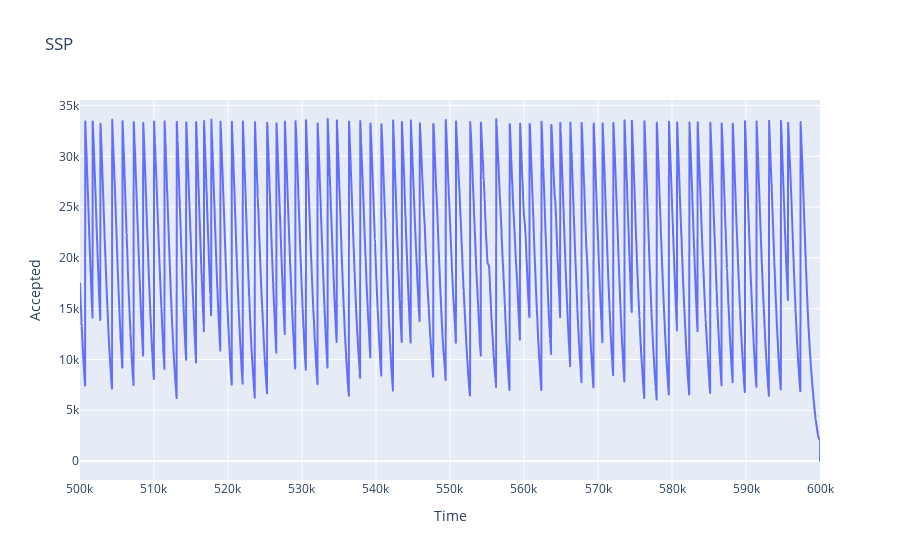
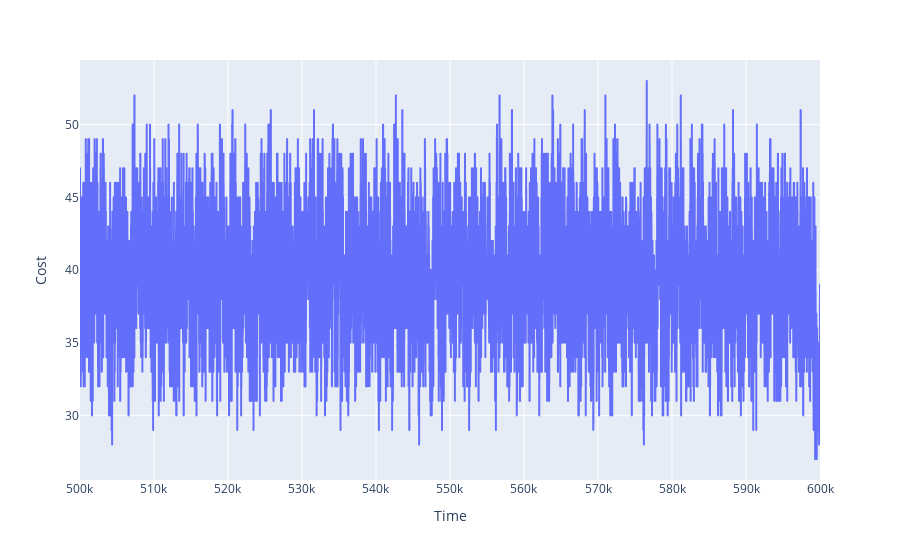
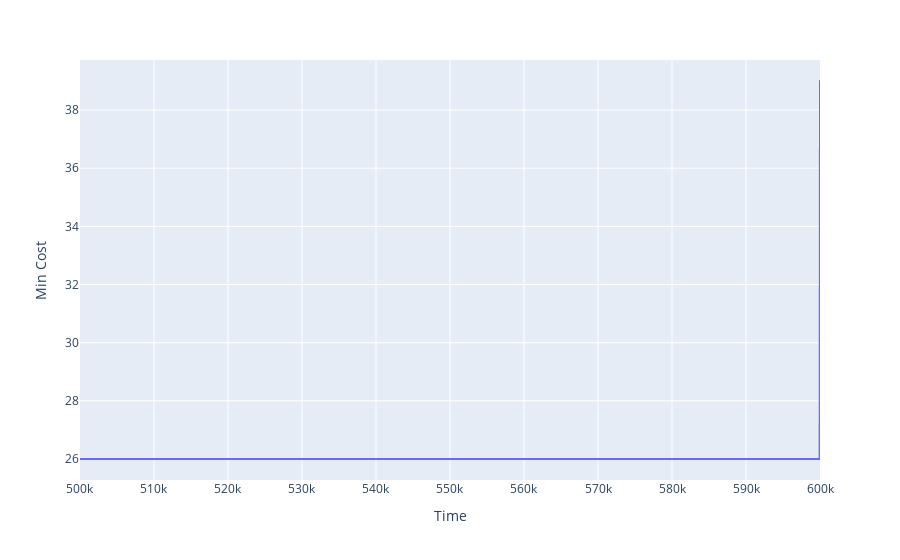
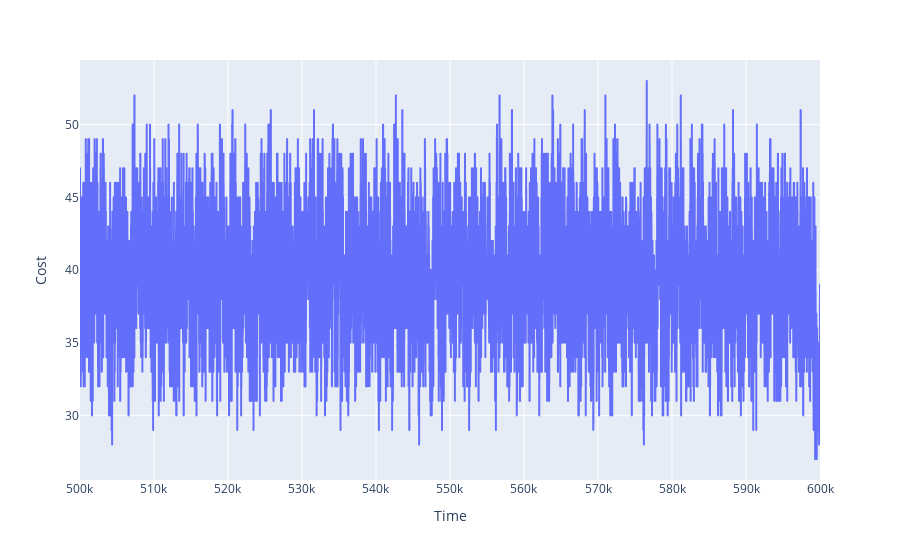

The notebook cell saved with these charts, in order:
### Code cell
import pandas as pd
import plotly.express as px

df = pd.read_csv('/Users/simonvermeir/Documents/industrial-engineering/SchoolCurrent/MasterProef/Master-Thesis-SSP/data/log.csv')

fig = px.line(df, x = 'Time', y = 'Accepted', title='SSP')
fig2 = px.line(df, x='Time', y='Cost')
fig3 = px.line(df, x='Time', y='Min Cost')

fig.show()
fig2.show()
fig3.show()
fig2.show()

### Figure 1 — Plotly figure (JSON) as saved in the notebook; plotly's stock layout.template omitted (floating-point values rounded to 4 significant figures; data arrays with more than 128 entries replaced by an {"elided": "..."} marker saying what was removed)
{"data": [{"hoverlabel": {"namelength": 0}, "hovertemplate": "Time=%{x}<br>Accepted=%{y}", "legendgroup": "", "line": {"color": "#636efa", "dash": "solid"}, "mode": "lines", "name": "", "showlegend": false, "type": "scattergl", "x": {"elided": "6722 int values"}, "xaxis": "x", "y": {"elided": "6722 int values"}, "yaxis": "y"}], "layout": {"legend": {"tracegroupgap": 0}, "title": {"text": "SSP"}, "xaxis": {"anchor": "y", "domain": [0.0, 1.0], "title": {"text": "Time"}}, "yaxis": {"anchor": "x", "domain": [0.0, 1.0], "title": {"text": "Accepted"}}}}

### Figure 2 — Plotly figure (JSON) as saved in the notebook; plotly's stock layout.template omitted (floating-point values rounded to 4 significant figures; data arrays with more than 128 entries replaced by an {"elided": "..."} marker saying what was removed)
{"data": [{"hoverlabel": {"namelength": 0}, "hovertemplate": "Time=%{x}<br>Cost=%{y}", "legendgroup": "", "line": {"color": "#636efa", "dash": "solid"}, "mode": "lines", "name": "", "showlegend": false, "type": "scattergl", "x": {"elided": "6722 int values"}, "xaxis": "x", "y": {"elided": "6722 int values"}, "yaxis": "y"}], "layout": {"legend": {"tracegroupgap": 0}, "margin": {"t": 60}, "xaxis": {"anchor": "y", "domain": [0.0, 1.0], "title": {"text": "Time"}}, "yaxis": {"anchor": "x", "domain": [0.0, 1.0], "title": {"text": "Cost"}}}}

### Figure 3 — Plotly figure (JSON) as saved in the notebook; plotly's stock layout.template omitted (floating-point values rounded to 4 significant figures; data arrays with more than 128 entries replaced by an {"elided": "..."} marker saying what was removed)
{"data": [{"hoverlabel": {"namelength": 0}, "hovertemplate": "Time=%{x}<br>Min Cost=%{y}", "legendgroup": "", "line": {"color": "#636efa", "dash": "solid"}, "mode": "lines", "name": "", "showlegend": false, "type": "scattergl", "x": {"elided": "6722 int values"}, "xaxis": "x", "y": {"elided": "6722 int values"}, "yaxis": "y"}], "layout": {"legend": {"tracegroupgap": 0}, "margin": {"t": 60}, "xaxis": {"anchor": "y", "domain": [0.0, 1.0], "title": {"text": "Time"}}, "yaxis": {"anchor": "x", "domain": [0.0, 1.0], "title": {"text": "Min Cost"}}}}

### Figure 4 — Plotly figure (JSON) as saved in the notebook; plotly's stock layout.template omitted (floating-point values rounded to 4 significant figures; data arrays with more than 128 entries replaced by an {"elided": "..."} marker saying what was removed)
{"data": [{"hoverlabel": {"namelength": 0}, "hovertemplate": "Time=%{x}<br>Cost=%{y}", "legendgroup": "", "line": {"color": "#636efa", "dash": "solid"}, "mode": "lines", "name": "", "showlegend": false, "type": "scattergl", "x": {"elided": "6722 int values"}, "xaxis": "x", "y": {"elided": "6722 int values"}, "yaxis": "y"}], "layout": {"legend": {"tracegroupgap": 0}, "margin": {"t": 60}, "xaxis": {"anchor": "y", "domain": [0.0, 1.0], "title": {"text": "Time"}}, "yaxis": {"anchor": "x", "domain": [0.0, 1.0], "title": {"text": "Cost"}}}}
